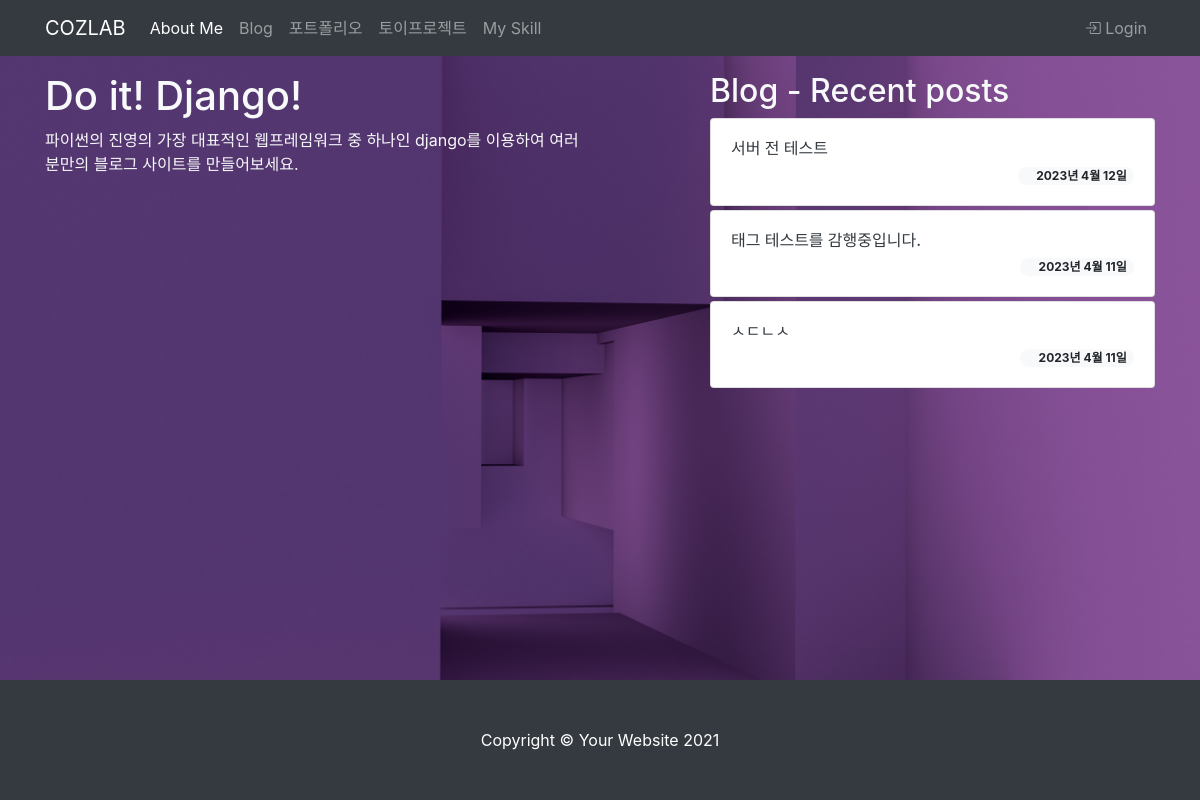
The page / on the database its author committed.
### blog/models.py (models this page shows, shortened)
class Post(models.Model):
  title = models.CharField(max_length=30)
  hook_text = models.CharField(max_length=100, blank=True)
  content = models.TextField()
  head_image = models.ImageField(upload_to="blog/images/%Y/%m/%d/", blank=True)
  file_upload = models.FileField(upload_to="blog/files/%Y/%m/%d/", blank=True)
  created_at = models.DateField(auto_now_add=True)
  updated_at = models.DateField(auto_now=True)
  author = models.ForeignKey(User, null=True, on_delete=models.SET_NULL)
  category = models.ForeignKey(Category, null=True, blank=True, on_delete=models.SET_NULL)
  tags = models.ManyToManyField(Tag, blank=True)
  def get_absolute_url(self):
    return f'/blog/{self.pk}/'

### single_pages/views.py (the view)
# urls.py: path('', views.landing, name='landing'),
def landing(request):
  recent_posts = Post.objects.order_by("-pk")[:3]
  return render(request, 'single_pages/landing.html', {"recent_posts": recent_posts,})

### single_pages/templates/single_pages/landing.html (shortened to what this page needs)
{% extends "base.html" %}
{% load static %}
{% block style %}
  <link rel="stylesheet" href="{% static 'single_pages/css/landing.css' %}" media="screen">
{% endblock %}
  {% block main_area %}
      <div class="row justify-content-between">
        <div class="col-lg-6 text-light">
          <h1>Do it! Django!</h1>
          <p>파이썬의 진영의 가장 대표적인 웹프레임워크 중 하나인 django를 이용하여 여러분만의 블로그 사이트를 만들어보세요.</p>
        </div>
        <div class="col-lg-5 mt5">
          <h2 class="text-light">
            Blog - Recent posts
          </h2>
          {% for post in recent_posts %}
            <div class="card mt-1">
              <div class="card-body">
                <h6>
                  <a href="{{ post.get_absolute_url }}" class="text-decoration-none text-dark">
                    {{ post.title }}
                  </a>
                </h6>
                <span class="badge badge-pill badge-light float-right">
                  {{ post.created_at }}
                </span>
              </div>
            </div>
          {% endfor %}
        </div>
      </div>
  {% endblock %}

### single_pages/static/single_pages/css/landing.css (style rules this page uses)
body { background: url("/static/single_pages/img/steve-johnson-4Ymslk3Iihc-unsplash.jpg") no-repeat center center fixed; background-size: cover; }

### rows shown on the page
Post: title "서버 전 테스트", created_at "2023년 4월 12일"
Post: title "태그 테스트를 감행중입니다.", created_at "2023년 4월 11일"
Post: title "ㅅㄷㄴㅅ", created_at "2023년 4월 11일"
